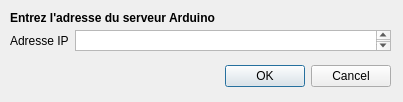
<?xml version="1.0" encoding="UTF-8"?>
<ui version="4.0">
 <class>Dialog</class>
 <widget class="QDialog" name="Dialog">
  <property name="geometry">
   <rect>
    <x>0</x>
    <y>0</y>
    <width>403</width>
    <height>102</height>
   </rect>
  </property>
  <property name="windowTitle">
   <string>Dialog</string>
  </property>
  <widget class="QDialogButtonBox" name="buttonBox">
   <property name="geometry">
    <rect>
     <x>10</x>
     <y>60</y>
     <width>381</width>
     <height>32</height>
    </rect>
   </property>
   <property name="orientation">
    <enum>Qt::Horizontal</enum>
   </property>
   <property name="standardButtons">
    <set>QDialogButtonBox::Cancel|QDialogButtonBox::Ok</set>
   </property>
  </widget>
  <widget class="QWidget" name="formLayoutWidget">
   <property name="geometry">
    <rect>
     <x>10</x>
     <y>30</y>
     <width>381</width>
     <height>21</height>
    </rect>
   </property>
   <layout class="QFormLayout" name="formLayout">
    <property name="fieldGrowthPolicy">
     <enum>QFormLayout::AllNonFixedFieldsGrow</enum>
    </property>
    <item row="0" column="0">
     <widget class="QLabel" name="label">
      <property name="text">
       <string>Adresse IP</string>
      </property>
     </widget>
    </item>
    <item row="0" column="1">
     <widget class="QTextEdit" name="textServerIP"/>
    </item>
   </layout>
  </widget>
  <widget class="QLabel" name="label_2">
   <property name="geometry">
    <rect>
     <x>10</x>
     <y>10</y>
     <width>221</width>
     <height>16</height>
    </rect>
   </property>
   <property name="font">
    <font>
     <weight>75</weight>
     <bold>true</bold>
    </font>
   </property>
   <property name="text">
    <string>Entrez l'adresse du serveur Arduino</string>
   </property>
  </widget>
 </widget>
 <resources/>
 <connections>
  <connection>
   <sender>buttonBox</sender>
   <signal>accepted()</signal>
   <receiver>Dialog</receiver>
   <slot>accept()</slot>
   <hints>
    <hint type="sourcelabel">
     <x>248</x>
     <y>254</y>
    </hint>
    <hint type="destinationlabel">
     <x>157</x>
     <y>274</y>
    </hint>
   </hints>
  </connection>
  <connection>
   <sender>buttonBox</sender>
   <signal>rejected()</signal>
   <receiver>Dialog</receiver>
   <slot>reject()</slot>
   <hints>
    <hint type="sourcelabel">
     <x>316</x>
     <y>260</y>
    </hint>
    <hint type="destinationlabel">
     <x>286</x>
     <y>274</y>
    </hint>
   </hints>
  </connection>
 </connections>
</ui>
